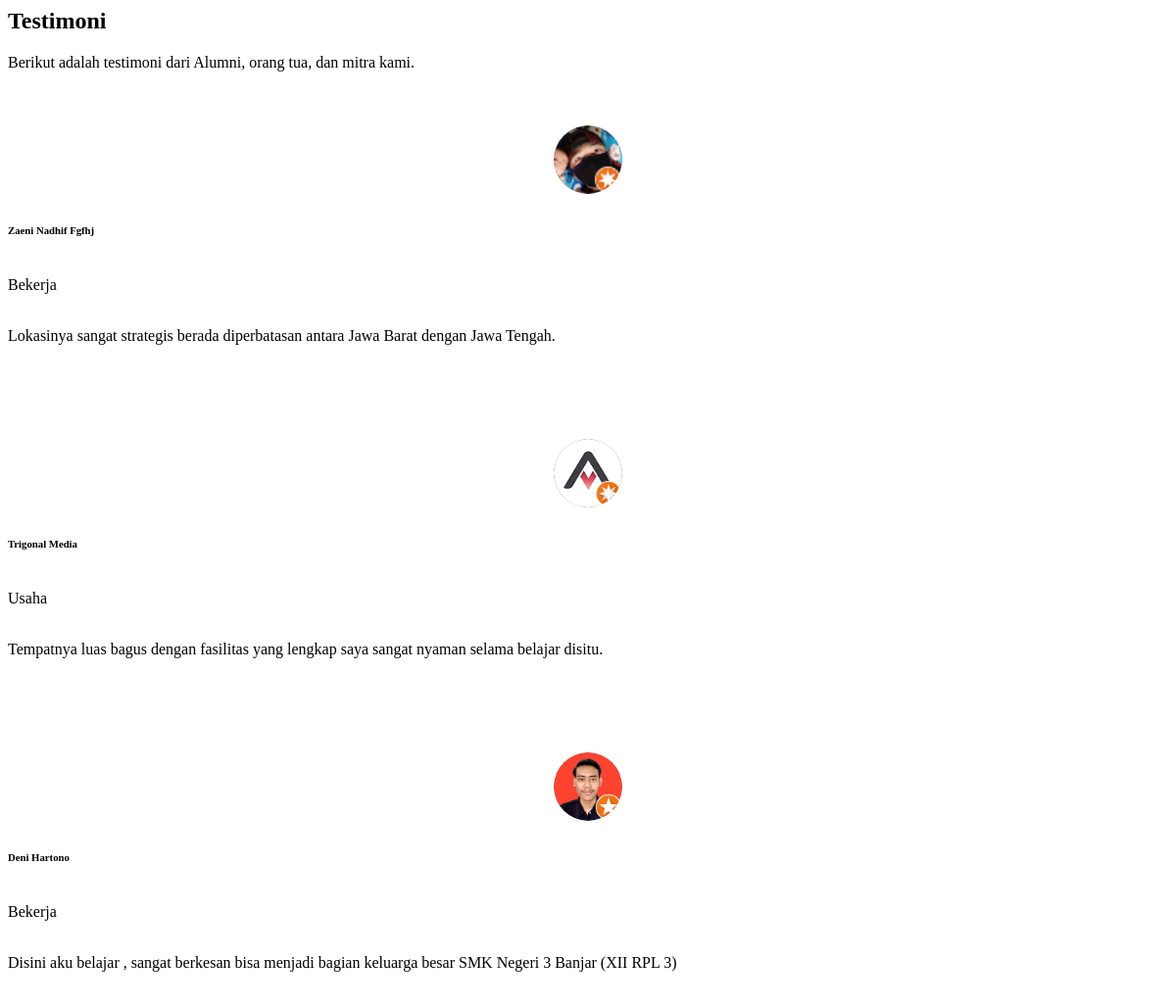
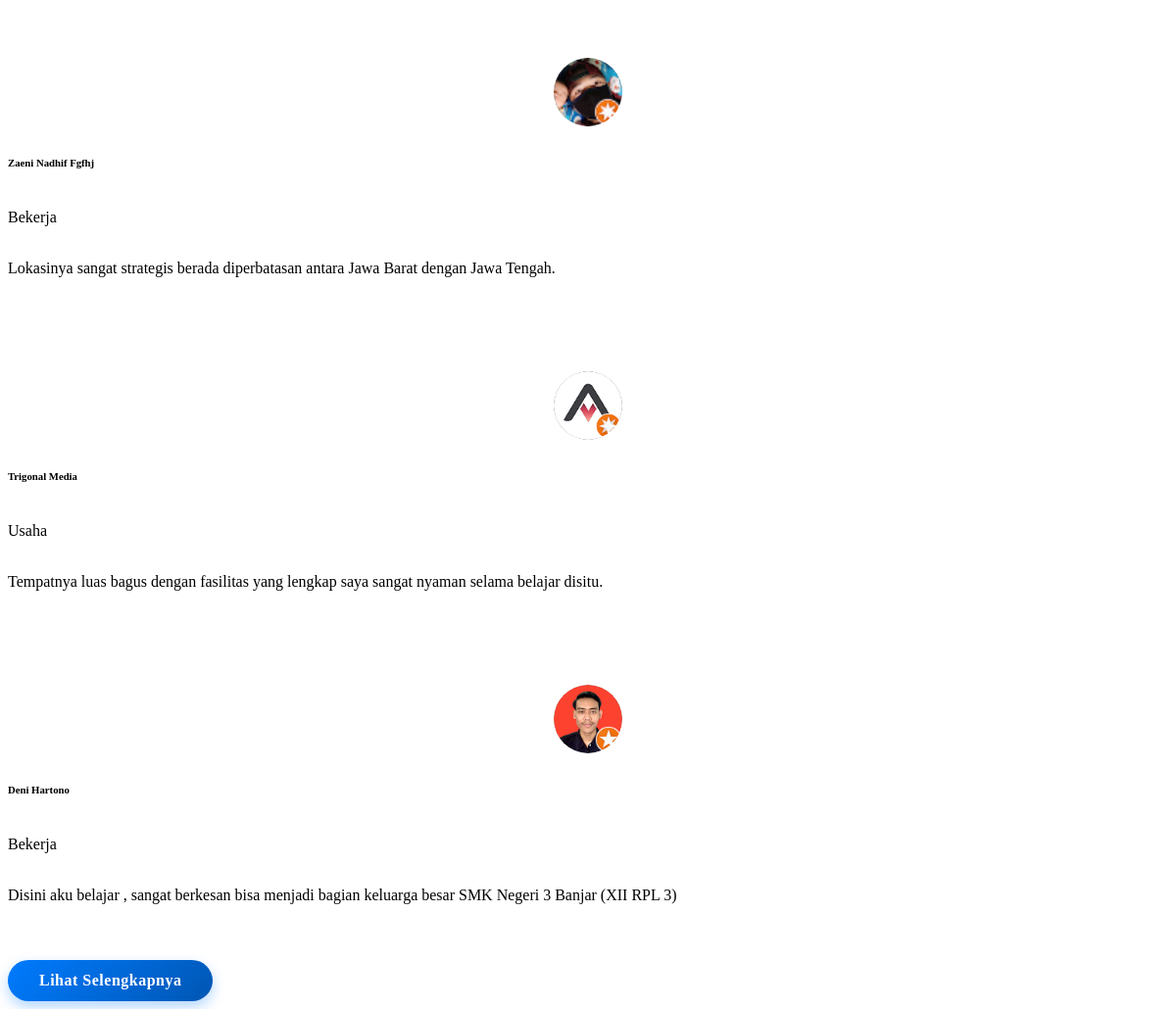
The page /frontend/sections/testimoni.php on the database its author committed (2 pictures, top to bottom).
### tables this page shows
CREATE TABLE `testimonials` (
  `id` bigint NOT NULL,
  `image` varchar(255) NOT NULL,
  `name` varchar(200) NOT NULL,
  `rating` tinyint(1) NOT NULL DEFAULT '5',
  `status` varchar(200) NOT NULL,
  `message` varchar(200) NOT NULL
);

### frontend/sections/testimoni.php (the view, shortened to what this page needs)
<?php
include '../config/connection.php';
$qTesti = "SELECT * FROM testimonials ORDER BY id DESC LIMIT 3";
$resultTesti = mysqli_query($connect, $qTesti) or die(mysqli_error($connect));
?>
<section id="testimonials" class="testimonials section">
  <div class="container section-title" data-aos="fade-up">
    <h2>Testimoni</h2>
    <p>Berikut adalah testimoni dari Alumni, orang tua, dan mitra kami.</p>
  </div>
  <div class="container position-relative" data-aos="fade-up" data-aos-delay="100">
    <div class="swiper init-swiper">
      <div class="swiper-wrapper">
        <?php
        $testimonials = [];
        while ($row = $resultTesti->fetch_object()) {
          $testimonials[] = $row;
        }
        $repeatCount = (count($testimonials) < 6) ? 2 : 1;
        for ($r = 0; $r < $repeatCount; $r++):
          foreach ($testimonials as $item): ?>
            <div class="swiper-slide">
              <div class="testimonial-item text-center p-3 shadow-sm h-100">
                <img src="../storages/testimonials/<?= $item->image ?>"
                  class="testimonial-img mb-2"
                  alt="<?= $item->name ?>"
                  style="width:70px; height:70px; object-fit:cover; border-radius:50%; margin:0 auto;">
                <h6 class="fw-bold mb-0"><?= $item->name ?></h6>
                <?php if (!empty($item->status)): ?>
                  <p class="text-muted small mb-1"><?= $item->status ?></p>
                <?php endif; ?>
                <p class="small mt-2" style="line-height:1.4;">
                  <?= htmlspecialchars($item->message) ?>
                </p>
              </div>
            </div>
        <?php endforeach;
        endfor; ?>
      </div>
    </div>
    <div class="text-center mt-5">
      <a href="semua_testimoni.php" class="btn-blue-gradient">Lihat Selengkapnya</a>
    </div>
  </div>
</section>
<link rel="stylesheet" href="https://cdn.jsdelivr.net/npm/swiper@9/swiper-bundle.min.css" />

### frontend/sections/testimoni.php (style rules this page uses)
.btn-blue-gradient { display: inline-block; padding: 12px 32px; border-radius: 50px; background: linear-gradient(135deg, #007bff, #0056b3); color: #fff !important; font-weight: 600; font-size: 16px; text-decoration: none; transition: all 0.3s ease; box-shadow: 0 6px 14px rgba(0, 123, 255, 0.3); letter-spacing: 0.5px; }
.testimonial-item { border-radius: 15px; transition: all .35s ease; min-height: 320px; display: flex; flex-direction: column; justify-content: center; }

### rows shown on the page
testimonials: image (picture), name "Zaeni Nadhif Fgfhj", status "Bekerja", message "Lokasinya sangat strategis berada diperbatasan antara Jawa Barat dengan Jawa Tengah."
testimonials: image (picture), name "Trigonal Media", status "Usaha", message "Tempatnya luas bagus dengan fasilitas yang lengkap saya sangat nyaman selama belajar disitu."
testimonials: image (picture), name "Deni Hartono", status "Bekerja", message "Disini aku belajar , sangat berkesan bisa menjadi bagian keluarga besar SMK Negeri 3 Banjar (XII RPL 3)"
